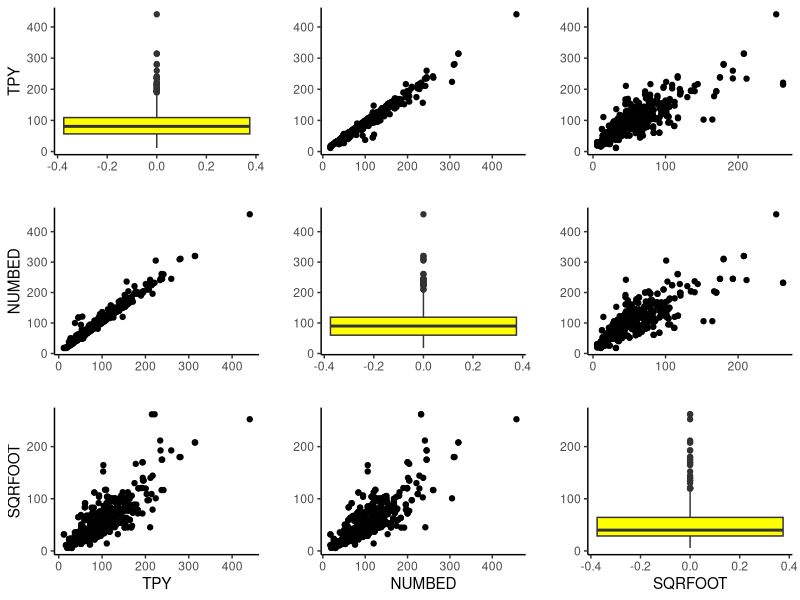
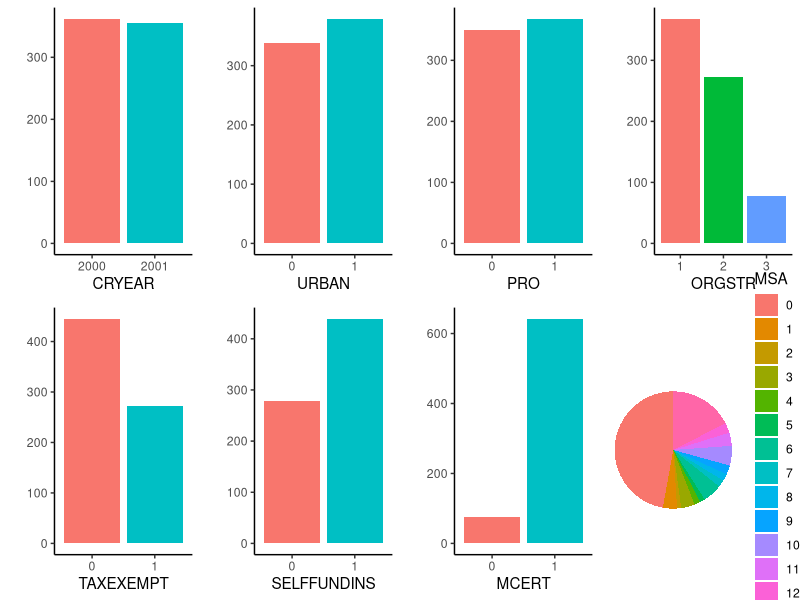
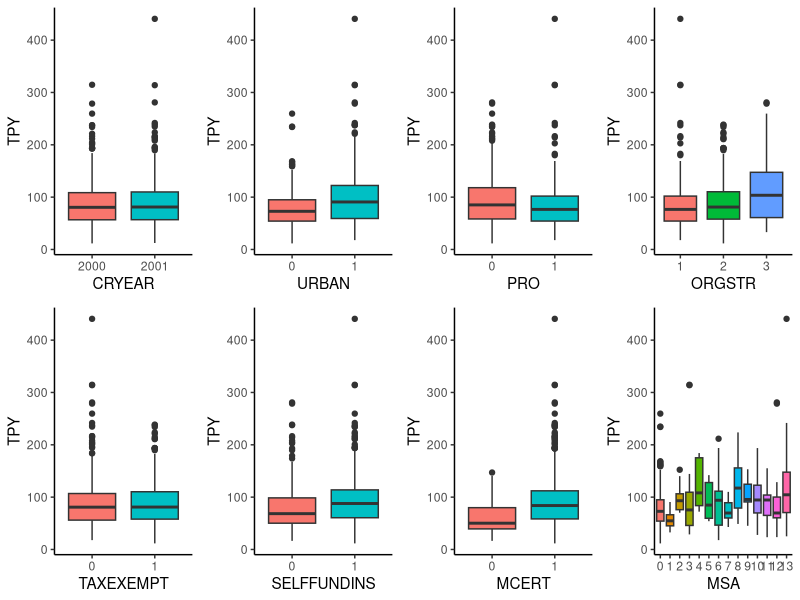
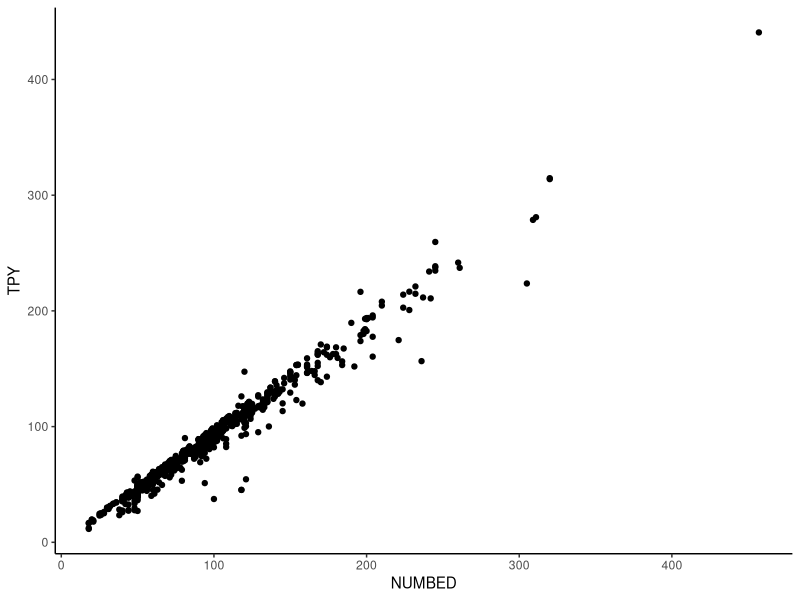
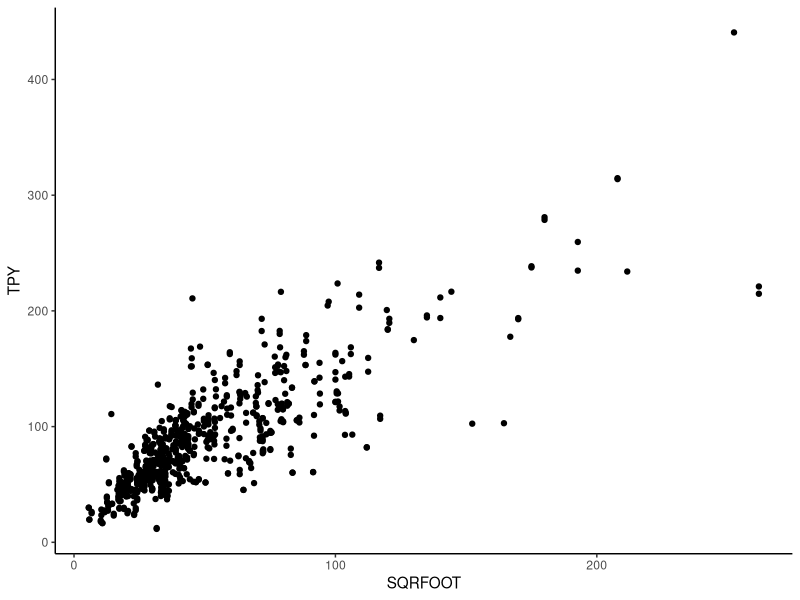
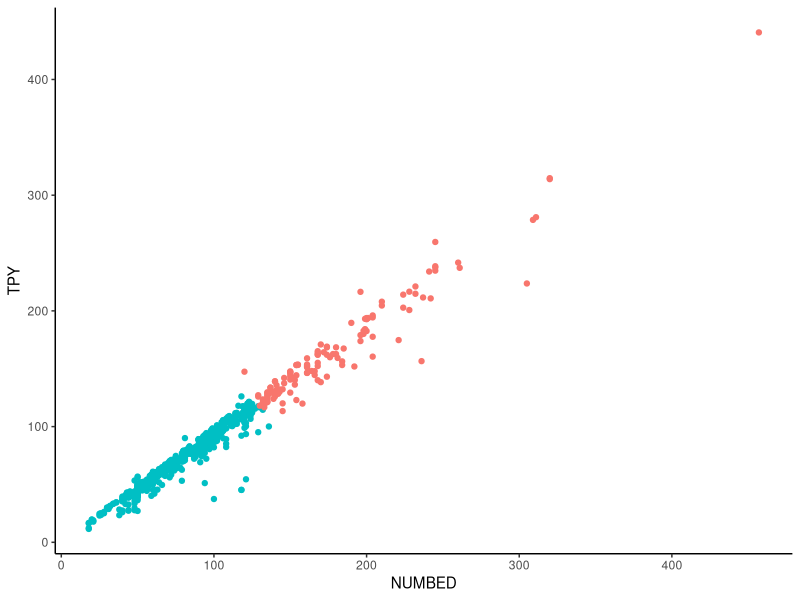
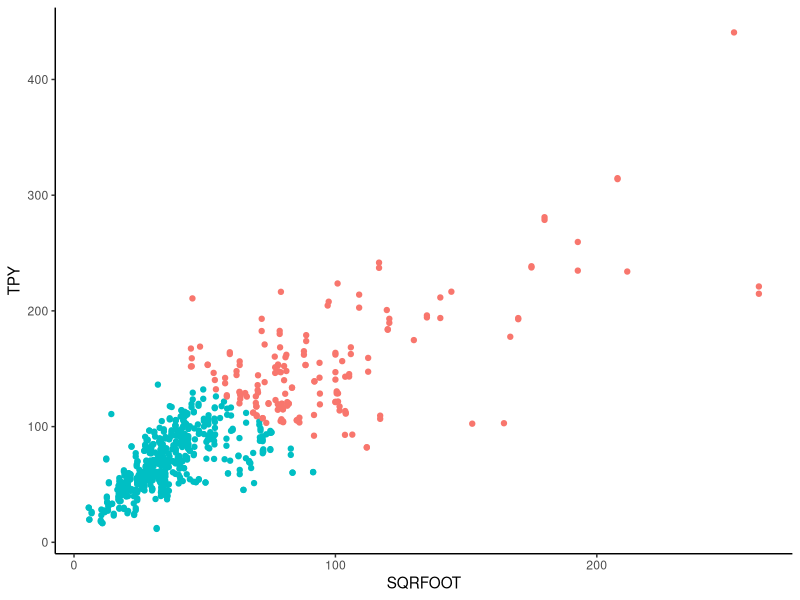

Recreate these plots in R, in order.

# -------
## CACCA
# -------


## ANALISI DESCRITTIVA DEI DATI
# Vediamo come si distribuisce ciascuna variabile e poi quali sono le relazioni delle variabili
# con la variabile risposta


# Creazione del dataset da WiscNursingHome

Data <- read.csv("WiscNursingHome.csv", header = TRUE)


# Fattorizzazione delle variabili categoriali

Data$CRYEAR <- factor(Data$CRYEAR)
Data$URBAN <- factor(Data$URBAN)
Data$PRO <- factor(Data$PRO)
Data$TAXEXEMPT <- factor(Data$TAXEXEMPT)
Data$SELFFUNDINS <- factor(Data$SELFFUNDINS)
Data$MCERT <- factor(Data$MCERT)
Data$ORGSTR <- factor(Data$ORGSTR)
Data$MSA <- factor(Data$MSA)


# Richiamo delle librerie

library(ggplot2)
library(cowplot)
library(dplyr)


# Creazione dei grafici (orribili)
# Parto con le variabili quantitative

p1 <- ggplot(data = Data, aes(y = TPY)) +
  geom_boxplot(fill = "yellow") +
  theme_classic() +
  xlab("") +
  ylab("TPY")

p2 <- ggplot(data = Data, aes(y = NUMBED)) +
  geom_boxplot(fill = "yellow") +
  theme_classic() +
  xlab("") +
  ylab("")

p3 <- ggplot(data = na.omit(Data), aes(y = SQRFOOT)) +
  geom_boxplot(fill = "yellow") +
  theme_classic() +
  xlab("SQRFOOT") +
  ylab("")

p1.2 <- ggplot(data = Data, aes(x = NUMBED, y = TPY)) +
  geom_point() +
  theme_classic() +
  xlab("") +
  ylab("")

p1.3 <- ggplot(data = na.omit(Data), aes(x = SQRFOOT, y = TPY)) +
  geom_point() +
  theme_classic() +
  xlab("") +
  ylab("")

p2.3 <- ggplot(data = na.omit(Data), aes(x = SQRFOOT, y = NUMBED)) +
  geom_point() +
  theme_classic() +
  xlab("") +
  ylab("")

p2.1 <- ggplot(data = Data, aes(x = TPY, y = NUMBED)) +
  geom_point() +
  theme_classic() +
  xlab("") +
  ylab("NUMBED")

p3.1 <- ggplot(data = na.omit(Data), aes(x = TPY, y = SQRFOOT)) +
  geom_point() +
  theme_classic()  +
  xlab("TPY") +
  ylab("SQRFOOT")

p3.2 <- ggplot(data = na.omit(Data), aes(x = NUMBED, y = SQRFOOT)) +
  geom_point() +
  theme_classic() +
  xlab("NUMBED") +
  ylab("")


# Metto nella griglia tutti i grafici brutti

plot_grid(p1, p1.2, p1.3,  
          p2.1, p2, p2.3,
          p3.1, p3.2, p3,
          nrow = 3, ncol = 3)

# Queste sono le relazioni tra le varie variabili

# Stampo le correlazioni

cor(Data$TPY, Data$NUMBED)
cor(na.omit(Data)$TPY, na.omit(Data)$SQRFOOT)
cor(na.omit(Data)$NUMBED, na.omit(Data)$SQRFOOT)

# Correlazione molto alta tra tutte e 3 le variabili
# In ottica di analisi di regressione occhio a multicollinearit?
# (non so se si dice cos? forse me lo sono inventato)


# Variabili qualitative

p4 <- ggplot(data = Data, aes(x = CRYEAR, fill = CRYEAR)) +
  geom_bar() +
  theme_classic() +
  theme(legend.position = "none") +
  ylab("")

p5 <- ggplot(data = Data, aes(x = MSA, fill = MSA)) +
  geom_bar() +
  theme_classic() +
  theme(legend.position = "none") +
  ylab("")

p6 <- ggplot(data = Data, aes(x = URBAN, fill = URBAN)) +
  geom_bar() +
  theme_classic() +
  theme(legend.position = "none") +
  ylab("")

p7 <- ggplot(data = Data, aes(x = PRO, fill = PRO)) +
  geom_bar() +
  theme_classic() +
  theme(legend.position = "none") +
  ylab("")

p8 <- ggplot(data = Data, aes(x = TAXEXEMPT, fill = TAXEXEMPT)) +
  geom_bar() +
  theme_classic() +
  theme(legend.position = "none") +
  ylab("")

p9 <- ggplot(data = Data, aes(x = SELFFUNDINS, fill = SELFFUNDINS)) +
  geom_bar() +
  theme_classic() +
  theme(legend.position = "none") +
  ylab("")

p10 <- ggplot(data = Data, aes(x = MCERT, fill = MCERT)) +
  geom_bar() +
  theme_classic() +
  theme(legend.position = "none") +
  ylab("")

p11 <- ggplot(data = Data, aes(x = ORGSTR, fill = ORGSTR)) +
  geom_bar() +
  theme_classic() +
  theme(legend.position = "none") +
  ylab("")

# Grafico a torta gnam

ppie <- ggplot(Data, aes(x="", y="", fill=MSA)) +
  geom_bar(stat="identity", width=1) +
  coord_polar("y", start=0) +
  theme_void()


# Metto nella griglia tutti i grafici brutti

plot_grid(p4,p6,p7,p11,
          p8,p9,p10,ppie,
          nrow = 2)

# NB per non vedere sminchiata la legenda bisogna mettere il grafico a schermo intero
# ancora da capire come sistemare questo problema

# Vediamo le distribuzioni condizionate della variabile risposta

c4 <- ggplot(data = Data, aes(x = CRYEAR, y = TPY, fill = CRYEAR)) +
  geom_boxplot() +
  theme_classic() +
  theme(legend.position = "")

c5 <- ggplot(data = Data, aes(x = URBAN, y = TPY, fill = URBAN)) +
  geom_boxplot() +
  theme_classic() +
  theme(legend.position = "")

c6 <- ggplot(data = Data, aes(x = PRO, y = TPY, fill = PRO)) +
  geom_boxplot() +
  theme_classic() +
  theme(legend.position = "")

c7 <- ggplot(data = Data, aes(x = ORGSTR, y = TPY, fill = ORGSTR)) +
  geom_boxplot() +
  theme_classic() +
  theme(legend.position = "")

c8 <- ggplot(data = Data, aes(x = TAXEXEMPT, y = TPY, fill = TAXEXEMPT)) +
  geom_boxplot() +
  theme_classic() +
  theme(legend.position = "")

c9 <- ggplot(data = Data, aes(x = SELFFUNDINS, y = TPY, fill = SELFFUNDINS)) +
  geom_boxplot() +
  theme_classic() +
  theme(legend.position = "")

c10 <- ggplot(data = Data, aes(x = MCERT, y = TPY, fill = MCERT)) +
  geom_boxplot() +
  theme_classic() +
  theme(legend.position = "")

c11 <- ggplot(data = Data, aes(x = MSA, y = TPY, fill = MSA)) +
  geom_boxplot() +
  theme_classic() +
  theme(legend.position = "")

plot_grid(c4, c5, c6, c7,
          c8, c9, c10, c11,
          nrow = 2)

# Come sempre il grafico di MSA ? strano perch? ha troppe determinazioni


## REGRESSIONI LINEARI PER LA STIMA DI TPY
# Proviamo prima le regressioni semplici con NUMBED e SQRFOOT
# Bisogna probabilmente scegliere una sola delle due variabili perch? sono troppo correlate
# Poi proviamo ad aggiungere tutte le variabili qualitative e vediamo come incidono
# Modello ideale: 1 quantitativa + 1/2 qualitative (non ? detto per forza)


## INFERENZA SUI RISULTATI
# Boh ho aggiunto questa sezione perch? pu? essere simpatico e farci prendere qualche voto in pi?
# Penso che sia sufficiente cercare su internet quali sono i test di ipotesi migliori
# in base al modello di regressione che ci uscir?


## CLUSTERING
# Pu? essere figo provare a fare qualcosa, ma devo ancora recuperarmi la teoria quindi non so

# Provo a fare del clustering
library(cluster)

# Stampo di nuovo le quantitative
ggplot(data = Data, aes(x = NUMBED, y = TPY)) +
  geom_point() +
  theme_classic()
ggplot(data = na.omit(Data), aes(x = SQRFOOT, y = TPY)) +
  geom_point() +
  theme_classic()

# Provo a farlo utilizzando solo le variabili quantitative (per ora)

# Costruisco le distanze (euclidee per variabili quantitative)
dist.numbed <- daisy(scale(Data[,c("NUMBED", "TPY")]))
as.matrix(dist.numbed)[1:5,1:5] #matrice delle distanze
dist.sqrfoot <- daisy(scale(Data[,c("SQRFOOT", "TPY")]))
as.matrix(dist.sqrfoot)[1:5,1:5] #matrice delle distanze
# NB la funzione scale serve a standardizzare il dataset

# Provo il clustering con il metodo delle k medie
km.numbed <- kmeans(scale(Data[,c("NUMBED", "TPY")]), centers = 2)
km.sqrfoot <- kmeans(scale(na.omit(Data[,c("SQRFOOT", "TPY")])), centers = 2)
# Numerosità nei due cluster
table(km.numbed$cluster)
table(km.sqrfoot$cluster)
# Numerosità molto asimmetriche

# Visualizzo graficamente i clustering
ggplot(Data, aes(x = NUMBED, y = TPY, col = factor(km.numbed$cluster))) +
  geom_point() + 
  theme_classic() +
  theme(legend.position = "") 
ggplot(na.omit(Data), aes(x = SQRFOOT, y = TPY, col = factor(km.sqrfoot$cluster))) +
  geom_point() + 
  theme_classic() +
  theme(legend.position = "") 

# Varianze between
km.numbed$tot.withinss
km.numbed$betweenss
km.sqrfoot$tot.withinss
km.sqrfoot$betweenss
# Teoricamente il primo clustering (con numbed) è migliore perché ha varianza within minore
